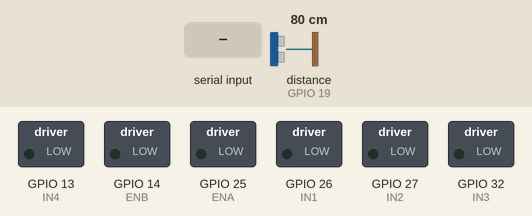
The sketch below on a simulated ESP32. On the bench: switched loads named in the sketch (green lamp = pin HIGH). Wiring (inferred from the names in the program): ultrasonic range finder: trigger GPIO 18; echo GPIO 19. The inputs (shaded band) are chosen by the test bench; at power-on: distance to the obstacle (sensor on GPIO 19) 80 cm. The echo pulse lasts 58.3 µs per cm; pins used as bus, display or sensor lines are not drawn; what the sketch prints to the serial monitor is not drawn.

Above: at 1.2 s.
1.3 s: "A1\n" received over Serial
At 2.7 s:
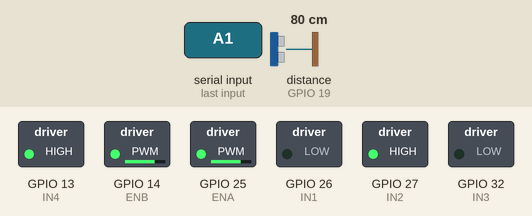
4.3 s: "L\n" received over the second serial link
At 4.8 s:
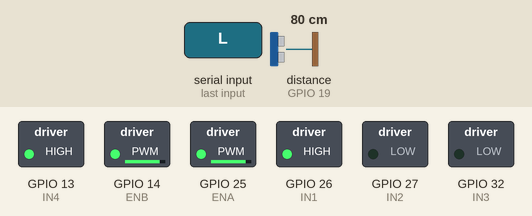
6.5 s: "R\n" received over Serial
At 7.0 s:
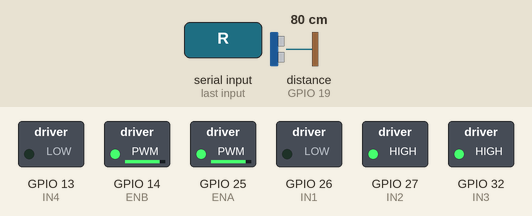
8.7 s: "B90\n" received over the second serial link
At 9.2 s:
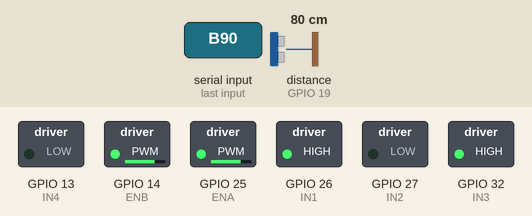
10.9 s: "A1\n" received over the second serial link
At 11.2 s:
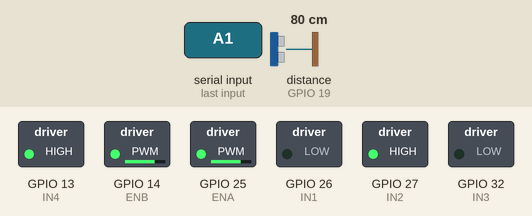
Timing chart, 0 to 14.9 s (numbered marks = the images above; inputs shaded):
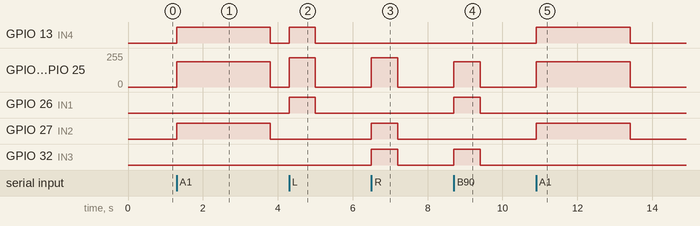

The sketch:

robot_motores.ino
```cpp
/*
 * FloraDetect · ESP32 de MOVIMIENTO (ESP32 DevKit normal) · carrito de 4 motores
 * (2 motores por lado conectados en paralelo: izquierdos → OUT1/OUT2, derechos → OUT3/OUT4)
 * ------------------------------------------------------------
 * - Controla 2 motores con L298N.
 * - Mide distancia con HC-SR04 (frena antes de chocar).
 * - Recibe órdenes de la ESP32-CAM por UART (Serial2):
 *     F = avanzar   B = retroceder   L = izquierda   R = derecha   S = parar
 *     A1 = modo autónomo ON   A0 = modo autónomo OFF   V180 = velocidad (0-255)
 *     K = la cámara terminó de enviar la foto
 * - En modo autónomo: avanza, se detiene, pide foto ("P"), espera "K", sigue.
 *   Si hay obstáculo: retrocede y gira.
 * - Envía telemetría a la cámara cada 300 ms:  T:<cm>,<auto 0/1>,<estado>
 *
 * Placa en Arduino IDE: "ESP32 Dev Module"  (core ESP32 de Espressif 3.x)
 */

// ===================== PINES =====================
// L298N
const int ENA = 25, IN1 = 26, IN2 = 27;   // motor izquierdo
const int ENB = 14, IN3 = 32, IN4 = 13;   // motor derecho  (IN3 pasó de GPIO12 → GPIO32: el 12 impide arrancar)
// HC-SR04  (¡ECHO da 5 V! usar divisor 1k/2k hacia GPIO19)
const int TRIG = 18, ECHO = 19;
// UART hacia la ESP32-CAM
const int LINK_RX = 16, LINK_TX = 17;

// ===================== AJUSTES =====================
// Tu robot avanzaba con DIR_AVANZAR=False → ambos motores invertidos.
// Si un motor gira al revés, cambia SOLO su valor.
const bool INVERT_LEFT  = true;
const bool INVERT_RIGHT = true;

int speedPWM = 190;                       // 0-255 (≈ tu 700/1023)
const int TURN_PWM = 220;                 // 4 ruedas: girar en el sitio necesita más fuerza
const int OBSTACLE_CM = 20;               // frena si hay algo más cerca
const unsigned long MANUAL_TIMEOUT = 700; // ms sin órdenes → se detiene (seguridad)

// Patrulla autónoma
const unsigned long DRIVE_MS = 2500;      // cuánto avanza entre fotos
const unsigned long SETTLE_MS = 700;      // espera quieto antes de la foto (evita foto movida)
const unsigned long PHOTO_TIMEOUT = 75000;// máx. espera de la cámara (Render puede estar "dormido")
const unsigned long BACK_MS = 450, TURN_MS = 600;

// ===================== ESTADO =====================
HardwareSerial Link(2);
enum Mode { MANUAL, AUTO };
enum AState { DRIVE, SETTLE, WAIT_PHOTO, AVOID_BACK, AVOID_TURN };
Mode mode = MANUAL;
AState aState = DRIVE;
unsigned long stateStart = 0, lastCmd = 0, lastTele = 0, lastPing = 0;
char manualCmd = 'S';
int distanceCm = 999;
String rx;

// ===================== MOTORES =====================
void motor(int en, int a, int b, int dir, int pwm, bool invert) {
  if (invert) dir = -dir;
  digitalWrite(a, dir > 0 ? HIGH : LOW);
  digitalWrite(b, dir < 0 ? HIGH : LOW);
  ledcWrite(en, dir == 0 ? 0 : pwm);
}
void drive(int left, int right, int pwm) {
  motor(ENA, IN1, IN2, left, pwm, INVERT_LEFT);
  motor(ENB, IN3, IN4, right, pwm, INVERT_RIGHT);
}
void stopMotors()   { drive(0, 0, 0); }
void forward()      { drive(1, 1, speedPWM); }
void backward()     { drive(-1, -1, speedPWM); }
void turnLeft()     { drive(-1, 1, TURN_PWM); }
void turnRight()    { drive(1, -1, TURN_PWM); }

// ===================== SENSOR =====================
int readDistance() {
  digitalWrite(TRIG, LOW);  delayMicroseconds(3);
  digitalWrite(TRIG, HIGH); delayMicroseconds(10);
  digitalWrite(TRIG, LOW);
  unsigned long us = pulseIn(ECHO, HIGH, 25000);   // máx ~4 m
  return us == 0 ? 999 : (int)(us / 58);
}

// ===================== MODO AUTÓNOMO =====================
void setState(AState s) { aState = s; stateStart = millis(); }

void autoStep() {
  unsigned long t = millis() - stateStart;
  switch (aState) {
    case DRIVE:
      if (distanceCm < OBSTACLE_CM) { stopMotors(); setState(AVOID_BACK); break; }
      forward();
      if (t > DRIVE_MS) { stopMotors(); setState(SETTLE); }
      break;
    case SETTLE:                       // quieto un momento → foto nítida
      stopMotors();
      if (t > SETTLE_MS) { Link.println("P"); setState(WAIT_PHOTO); }
      break;
    case WAIT_PHOTO:                   // espera "K" de la cámara (o timeout)
      stopMotors();
      if (t > PHOTO_TIMEOUT) setState(DRIVE);
      break;
    case AVOID_BACK:
      backward();
      if (t > BACK_MS) setState(AVOID_TURN);
      break;
    case AVOID_TURN:
      turnRight();
      if (t > TURN_MS) { stopMotors(); setState(DRIVE); }
      break;
  }
}

const char* stateName() {
  if (mode == MANUAL) return "MANUAL";
  switch (aState) {
    case DRIVE: return "AVANZANDO";
    case SETTLE: return "DETENIDO";
    case WAIT_PHOTO: return "FOTO";
    case AVOID_BACK: case AVOID_TURN: return "ESQUIVANDO";
  }
  return "?";
}

// ===================== ÓRDENES =====================
void handleCommand(String c) {
  c.trim();
  if (c.length() == 0) return;
  char k = c.charAt(0);
  if (k == 'A') {                                  // A1 / A0
    mode = (c == "A1") ? AUTO : MANUAL;
    stopMotors(); setState(DRIVE);
  } else if (k == 'V') {
    speedPWM = constrain(c.substring(1).toInt(), 80, 255);
  } else if (k == 'K') {                           // foto enviada
    if (mode == AUTO && aState == WAIT_PHOTO) setState(DRIVE);
  } else if (k == 'F' || k == 'B' || k == 'L' || k == 'R' || k == 'S') {
    if (mode == AUTO) { mode = MANUAL; }           // tocar un control = tomar el mando
    manualCmd = k; lastCmd = millis();
  }
}

void manualStep() {
  if (millis() - lastCmd > MANUAL_TIMEOUT) manualCmd = 'S';   // se soltó el botón / se cayó el WiFi
  switch (manualCmd) {
    case 'F': if (distanceCm < OBSTACLE_CM) stopMotors(); else forward(); break;
    case 'B': backward(); break;
    case 'L': turnLeft(); break;
    case 'R': turnRight(); break;
    default:  stopMotors();
  }
}

// ===================== SETUP / LOOP =====================
void setup() {
  Serial.begin(115200);
  Link.begin(115200, SERIAL_8N1, LINK_RX, LINK_TX);
  pinMode(IN1, OUTPUT); pinMode(IN2, OUTPUT); pinMode(IN3, OUTPUT); pinMode(IN4, OUTPUT);
  ledcAttach(ENA, 1000, 8);
  ledcAttach(ENB, 1000, 8);
  pinMode(TRIG, OUTPUT); pinMode(ECHO, INPUT);
  stopMotors();
  Serial.println("Robot de movimiento listo");
}

void loop() {
  while (Link.available()) {                       // órdenes de la cámara
    char ch = Link.read();
    if (ch == '\n') { handleCommand(rx); rx = ""; }
    else if (rx.length() < 20) rx += ch;
  }
  while (Serial.available()) {                     // también desde el monitor serie (pruebas)
    static String s; char ch = Serial.read();
    if (ch == '\n') { handleCommand(s); s = ""; } else s += ch;
  }

  if (millis() - lastPing > 60) { distanceCm = readDistance(); lastPing = millis(); }

  if (mode == AUTO) autoStep(); else manualStep();

  if (millis() - lastTele > 300) {
    Link.printf("T:%d,%d,%s\n", distanceCm, mode == AUTO, stateName());
    lastTele = millis();
  }
}
```

Measured:
- after the input at 1.3 s, GPIO 13 (IN4), GPIO 27 (IN2): LOW → HIGH at once, → LOW 2.5 s later; GPIO 14 (ENB), GPIO 25 (ENA): 0/255 → 189/255 at once, → 0/255 2.5 s later
- after the input at 4.3 s, GPIO 13 (IN4), GPIO 26 (IN1): LOW → HIGH at once, → LOW 0.70 s later; GPIO 14 (ENB), GPIO 25 (ENA): 0/255 → 219/255 at once, → 0/255 0.70 s later
- after the input at 6.5 s, GPIO 14 (ENB), GPIO 25 (ENA): 0/255 → 219/255 at once, → 0/255 0.70 s later; GPIO 27 (IN2), GPIO 32 (IN3): LOW → HIGH at once, → LOW 0.70 s later
- after the input at 8.7 s, GPIO 14 (ENB), GPIO 25 (ENA): 0/255 → 189/255 at once, → 0/255 0.70 s later; GPIO 26 (IN1), GPIO 32 (IN3): LOW → HIGH at once, → LOW 0.70 s later
- after the input at 10.9 s, GPIO 13 (IN4), GPIO 27 (IN2): LOW → HIGH at once, → LOW 2.5 s later; GPIO 14 (ENB), GPIO 25 (ENA): 0/255 → 189/255 at once, → 0/255 2.5 s later
